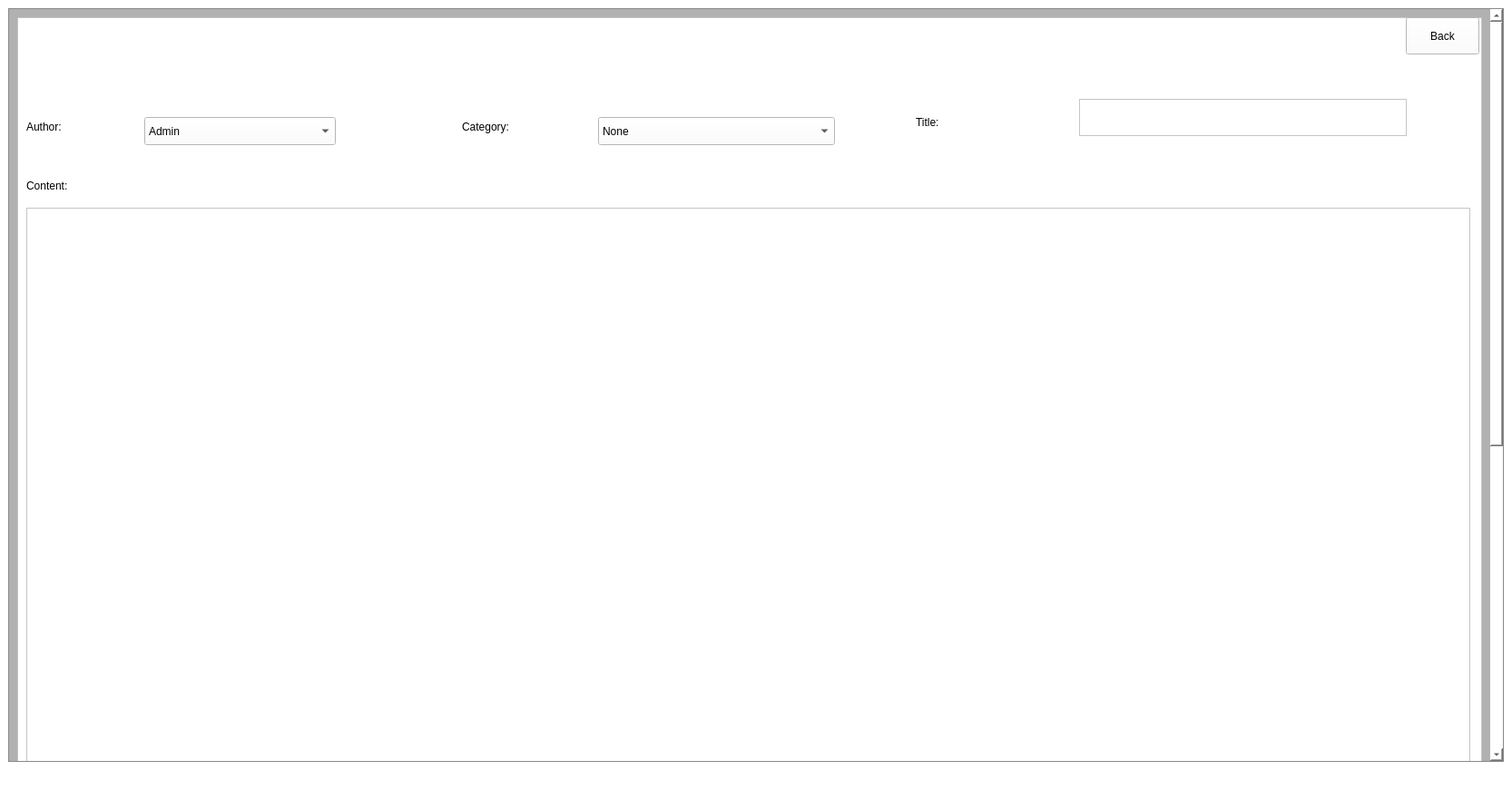
<?xml version="1.0" encoding="UTF-8"?>
<ui version="4.0">
 <class>MainWindow</class>
 <widget class="QMainWindow" name="MainWindow">
  <property name="geometry">
   <rect>
    <x>0</x>
    <y>0</y>
    <width>1666</width>
    <height>871</height>
   </rect>
  </property>
  <property name="windowTitle">
   <string>MainWindow</string>
  </property>
  <property name="styleSheet">
   <string notr="true">background-color: rgb(255, 255, 255);</string>
  </property>
  <widget class="QWidget" name="centralwidget">
   <layout class="QVBoxLayout" name="verticalLayout">
    <item>
     <widget class="QScrollArea" name="scrollArea">
      <property name="styleSheet">
       <string notr="true">background-color: rgb(177, 177, 177);</string>
      </property>
      <property name="widgetResizable">
       <bool>true</bool>
      </property>
      <widget class="QWidget" name="scrollAreaWidgetContents">
       <property name="geometry">
        <rect>
         <x>0</x>
         <y>0</y>
         <width>1625</width>
         <height>1418</height>
        </rect>
       </property>
       <layout class="QVBoxLayout" name="verticalLayout_2">
        <item>
         <widget class="QFrame" name="frame">
          <property name="minimumSize">
           <size>
            <width>0</width>
            <height>1400</height>
           </size>
          </property>
          <property name="styleSheet">
           <string notr="true">background-color: rgb(255, 255, 255);</string>
          </property>
          <property name="frameShape">
           <enum>QFrame::StyledPanel</enum>
          </property>
          <property name="frameShadow">
           <enum>QFrame::Raised</enum>
          </property>
          <widget class="QLabel" name="label">
           <property name="geometry">
            <rect>
             <x>10</x>
             <y>100</y>
             <width>111</width>
             <height>41</height>
            </rect>
           </property>
           <property name="styleSheet">
            <string notr="true">font: 75 18pt &quot;MS Shell Dlg 2&quot;;</string>
           </property>
           <property name="text">
            <string>Author:</string>
           </property>
          </widget>
          <widget class="QLabel" name="label_2">
           <property name="geometry">
            <rect>
             <x>490</x>
             <y>100</y>
             <width>141</width>
             <height>41</height>
            </rect>
           </property>
           <property name="styleSheet">
            <string notr="true">font: 75 18pt &quot;MS Shell Dlg 2&quot;;</string>
           </property>
           <property name="text">
            <string>Category:</string>
           </property>
          </widget>
          <widget class="QLabel" name="label_3">
           <property name="geometry">
            <rect>
             <x>990</x>
             <y>100</y>
             <width>131</width>
             <height>31</height>
            </rect>
           </property>
           <property name="styleSheet">
            <string notr="true">font: 75 18pt &quot;MS Shell Dlg 2&quot;;</string>
           </property>
           <property name="text">
            <string>Title:</string>
           </property>
          </widget>
          <widget class="QComboBox" name="comboBox">
           <property name="geometry">
            <rect>
             <x>140</x>
             <y>110</y>
             <width>211</width>
             <height>31</height>
            </rect>
           </property>
           <property name="styleSheet">
            <string notr="true">font: 11pt &quot;MS Shell Dlg 2&quot;;
</string>
           </property>
           <item>
            <property name="text">
             <string>Admin</string>
            </property>
           </item>
          </widget>
          <widget class="QComboBox" name="comboBox_2">
           <property name="geometry">
            <rect>
             <x>640</x>
             <y>110</y>
             <width>261</width>
             <height>31</height>
            </rect>
           </property>
           <property name="styleSheet">
            <string notr="true">font: 11pt &quot;MS Shell Dlg 2&quot;;
</string>
           </property>
           <item>
            <property name="text">
             <string>None</string>
            </property>
           </item>
           <item>
            <property name="text">
             <string>Food</string>
            </property>
           </item>
           <item>
            <property name="text">
             <string>Travel</string>
            </property>
           </item>
           <item>
            <property name="text">
             <string>Personal</string>
            </property>
           </item>
           <item>
            <property name="text">
             <string>Sports</string>
            </property>
           </item>
          </widget>
          <widget class="QPlainTextEdit" name="plainTextEdit">
           <property name="geometry">
            <rect>
             <x>1170</x>
             <y>90</y>
             <width>361</width>
             <height>41</height>
            </rect>
           </property>
           <property name="styleSheet">
            <string notr="true">font: 11pt &quot;MS Shell Dlg 2&quot;;
</string>
           </property>
          </widget>
          <widget class="QLabel" name="label_4">
           <property name="geometry">
            <rect>
             <x>10</x>
             <y>160</y>
             <width>121</width>
             <height>51</height>
            </rect>
           </property>
           <property name="styleSheet">
            <string notr="true">font: 75 18pt &quot;MS Shell Dlg 2&quot;;</string>
           </property>
           <property name="text">
            <string>Content:</string>
           </property>
          </widget>
          <widget class="QPlainTextEdit" name="plainTextEdit_2">
           <property name="geometry">
            <rect>
             <x>10</x>
             <y>210</y>
             <width>1591</width>
             <height>1131</height>
            </rect>
           </property>
          </widget>
          <widget class="QPushButton" name="pushButton">
           <property name="geometry">
            <rect>
             <x>1480</x>
             <y>1350</y>
             <width>131</width>
             <height>51</height>
            </rect>
           </property>
           <property name="styleSheet">
            <string notr="true">font: 12pt &quot;Britannic Bold&quot;;</string>
           </property>
           <property name="text">
            <string>Publish</string>
           </property>
          </widget>
          <widget class="QPushButton" name="pushButton_2">
           <property name="geometry">
            <rect>
             <x>1530</x>
             <y>0</y>
             <width>81</width>
             <height>41</height>
            </rect>
           </property>
           <property name="styleSheet">
            <string notr="true">font: 12pt &quot;Britannic Bold&quot;;</string>
           </property>
           <property name="text">
            <string>Back</string>
           </property>
          </widget>
         </widget>
        </item>
       </layout>
      </widget>
     </widget>
    </item>
   </layout>
  </widget>
  <widget class="QStatusBar" name="statusbar"/>
 </widget>
 <resources/>
 <connections/>
</ui>
